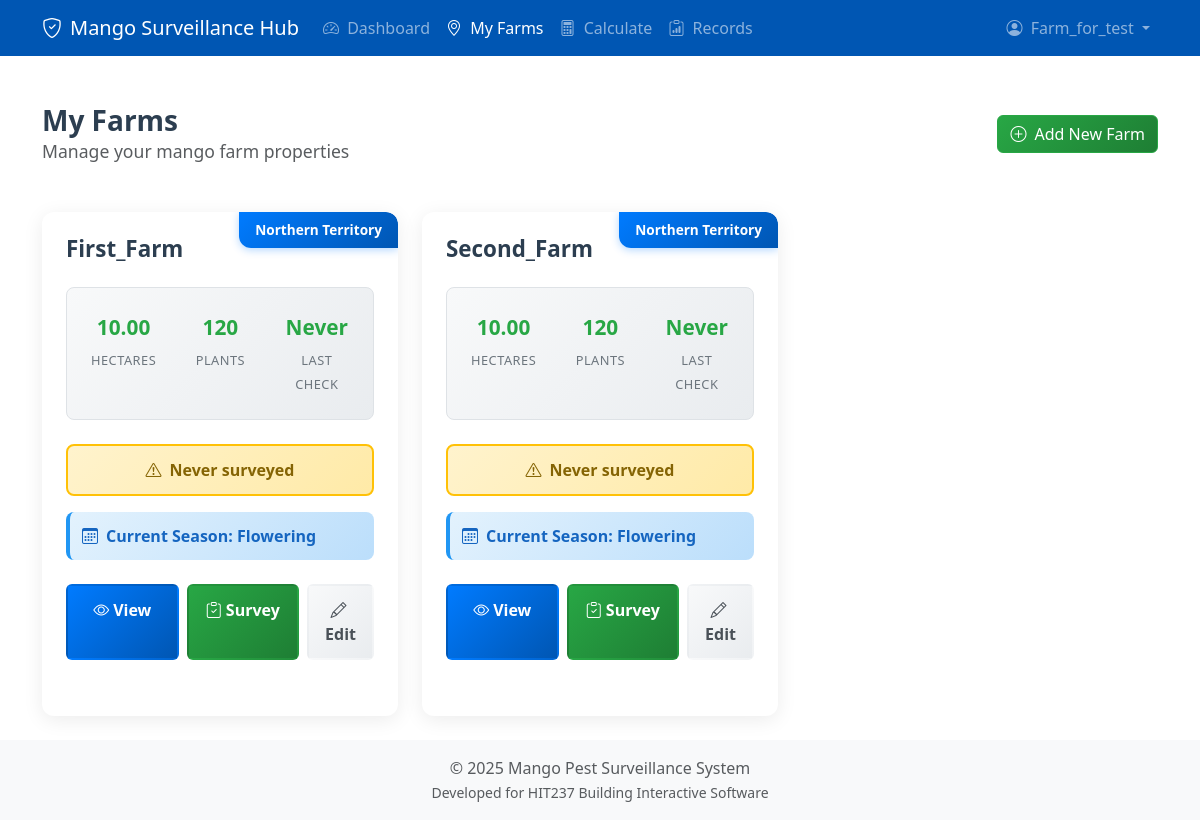
Before: /myfarms/ (signed in) with the older database file.
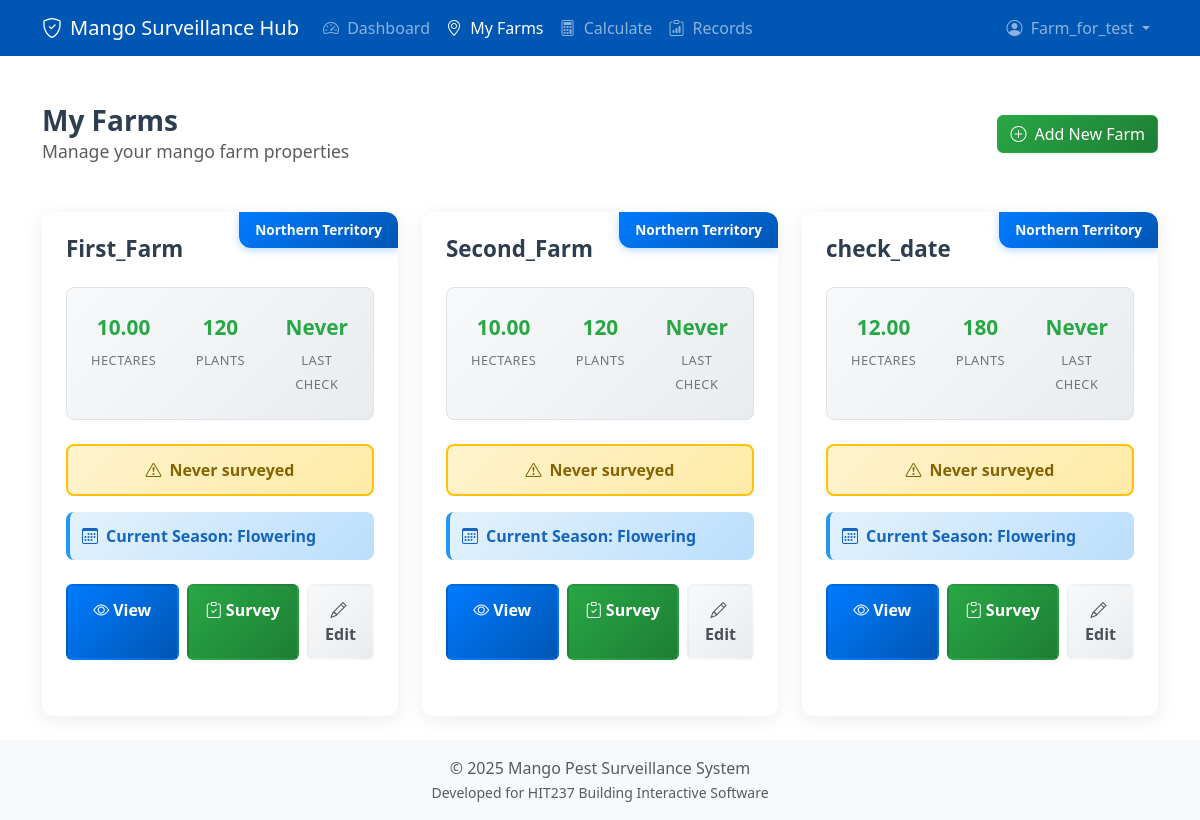
After: the same page with the newer database file.
### core/models.py (models this page shows, shortened)
class Farm(models.Model):
    owner = models.ForeignKey(Grower, on_delete=models.CASCADE, related_name='farms', db_index=True)
    name = models.CharField(max_length=100, db_index=True)
    region = models.ForeignKey(Region, on_delete=models.SET_NULL, null=True, blank=True, related_name='farms')
    size_hectares = models.DecimalField(max_digits=10, decimal_places=2, null=True, blank=True)
    stocking_rate = models.IntegerField(null=True, blank=True)
    plant_type = models.ForeignKey(PlantType, on_delete=models.SET_NULL, null=True, blank=True, related_name='farms')
    geoscape_address_id = models.CharField(max_length=50, blank=True, null=True, unique=True, db_index=True)
    formatted_address = models.CharField(max_length=500, blank=True, null=True)
    boundary = models.JSONField(null=True, blank=True)
    class Meta:
        ordering = ['name']
        indexes = [
            models.Index(fields=['name']),
            models.Index(fields=['owner']),
            models.Index(fields=['plant_type']),
            models.Index(fields=['region']),
            models.Index(fields=['geoscape_address_id']),
        ]
    def total_plants(self):
        if self.size_hectares is None or self.stocking_rate is None:
            return None
        return int(float(self.size_hectares) * self.stocking_rate)
    def current_season(self):
        current_month = timezone.now().month
        season_map = {
            1: 'Wet', 2: 'Wet', 3: 'Wet',
            4: 'Flowering', 5: 'Flowering', 6: 'Flowering', 7: 'Flowering',
            8: 'Dry', 9: 'Dry', 10: 'Dry',
            11: 'Wet', 12: 'Wet'
        }
        return season_map.get(current_month, 'Unknown')
    def last_surveillance_date(self):
        latest = self.survey_sessions.filter(status='completed').order_by('-end_time').first()
        return latest.end_time if latest else None
    def days_since_last_surveillance(self):
        last_date = self.last_surveillance_date()
        if not last_date:
            return None
        if isinstance(last_date, datetime):
            last_date = last_date.date()
        today = timezone.now().date()
        return (today - last_date).days

class Region(models.Model):
    name = models.CharField(max_length=100, unique=True)
    climate_zone = models.CharField(max_length=50, blank=True, null=True)
    state_abbreviation = models.CharField(
        max_length=3,
        blank=True,
        null=True,
        help_text="State/Territory abbreviation (e.g., NT, QLD, WA)"
    )

### core/views.py (the view)
# urls.py: path('myfarms/', views.home_view, name='myfarms'),
@login_required
def home_view(request):
    farms = get_user_farms(request.user)
    sorted_farms = sorted(farms, key=lambda f: (f.days_since_last_surveillance() is None, f.name))
    return render(request, 'core/home.html', {'farms': sorted_farms})

### core/services/farm_service.py (called while the page is built)
def get_user_farms(user: User) -> List[Farm]:
    try:
        grower = user.grower_profile
        return list(Farm.objects.filter(owner=grower).order_by('name'))
    except Grower.DoesNotExist:
        logger.warning(f"No grower profile found for user {user.username}")
        return []
    except Exception as e:
        logger.exception(f"Error retrieving farms for user {user.username}: {e}")
        return []

### core/templates/core/home.html (shortened to what this page needs)
{% extends 'core/base.html' %}
{% block content %}
<div class="d-flex justify-content-between align-items-center mb-4 page-header">
  <div>
    <h1 class="h3 mb-0">My Farms</h1>
    <p class="text-muted mb-0">Manage your mango farm properties</p>
  </div>
  <a href="{% url 'core:create_farm' %}" class="btn btn-success">
    <i class="bi bi-plus-circle me-2"></i>Add New Farm
  </a>
</div>
{% if farms %}
  <div class="row">
    {% for farm in farms %}
    <div class="col-lg-6 col-xl-4">
      <div class="card farm-card border-0">
        <div class="card-body">
          {% if farm.region.name %}
          <div class="region-badge">
            {{ farm.region.name }}
          </div>
          {% endif %}
          <h5 class="farm-card-title">{{ farm.name }}</h5>
          <div class="farm-stats">
            <div class="stat-item">
              <span class="stat-value">{{ farm.size_hectares|default:"?" }}</span>
              <span class="stat-label">Hectares</span>
            </div>
            <div class="stat-item">
              <span class="stat-value">{{ farm.total_plants|default:"?" }}</span>
              <span class="stat-label">Plants</span>
            </div>
            <div class="stat-item">
              {% with last_date=farm.last_surveillance_date %}
              <span class="stat-value">{{ last_date|date:"d M"|default:"Never" }}</span>
              <span class="stat-label">Last Check</span>
              {% endwith %}
            </div>
          </div>
          {% with days_since=farm.days_since_last_surveillance %}
          {% if days_since is None %}
          <div class="farm-status status-never">
            <i class="bi bi-exclamation-triangle me-2"></i>Never surveyed
          </div>
          {% elif days_since > 14 %}
          <div class="farm-status status-overdue">
            <i class="bi bi-exclamation-triangle me-2"></i>Due for surveillance ({{ days_since }} days ago)
          </div>
          {% elif days_since > 7 %}
          <div class="farm-status status-warning">
            <i class="bi bi-exclamation-circle me-2"></i>Check soon ({{ days_since }} days ago)
          </div>
          {% else %}
          <div class="farm-status status-good">
            <i class="bi bi-check-circle me-2"></i>Recently checked ({{ days_since }} days ago)
          </div>
          {% endif %}
          {% endwith %}
          {% with current_season=farm.current_season %}
          <div class="season-info">
            <p class="season-text mb-0">
              <i class="bi bi-calendar3 me-2"></i>Current Season: <strong>{{ current_season }}</strong>
            </p>
          </div>
          {% endwith %}
          <div class="farm-action-buttons">
            <a href="{% url 'core:farm_detail' farm.id %}" class="btn btn-primary">
              <i class="bi bi-eye me-1"></i>View
            </a>
            <a href="{% url 'core:start_survey_session' farm.id %}" class="btn btn-success">
              <i class="bi bi-clipboard-check me-1"></i>Survey
            </a>
            <a href="{% url 'core:edit_farm' farm.id %}" class="btn btn-light">
              <i class="bi bi-pencil me-1"></i>Edit
            </a>
          </div>
        </div>
      </div>
    </div>
    {% endfor %}
  </div>
{% endif %}
{% endblock %}

Changed rows visible on the page:
added Farm: region.name "Northern Territory", name "check_date", size_hectares "12.00", total_plants "180", last_surveillance_date "Never", current_season "Flowering"
